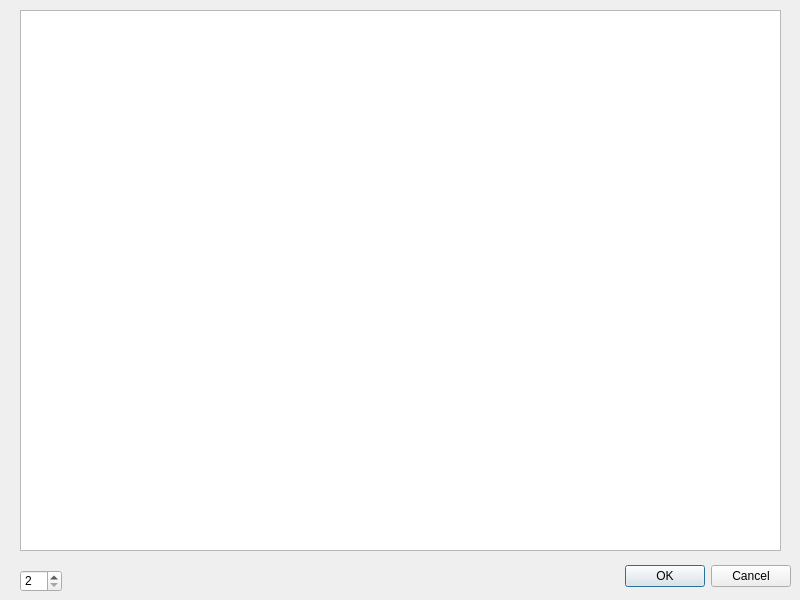
<?xml version="1.0" encoding="UTF-8"?>
<ui version="4.0">
 <class>s21::Dialog</class>
 <widget class="QDialog" name="s21::Dialog">
  <property name="geometry">
   <rect>
    <x>0</x>
    <y>0</y>
    <width>800</width>
    <height>600</height>
   </rect>
  </property>
  <property name="windowTitle">
   <string>Dialog</string>
  </property>
  <widget class="QDialogButtonBox" name="buttonBox">
   <property name="geometry">
    <rect>
     <x>450</x>
     <y>560</y>
     <width>341</width>
     <height>32</height>
    </rect>
   </property>
   <property name="orientation">
    <enum>Qt::Horizontal</enum>
   </property>
   <property name="standardButtons">
    <set>QDialogButtonBox::Cancel|QDialogButtonBox::Ok</set>
   </property>
  </widget>
  <widget class="QTableWidget" name="matrixWidget">
   <property name="geometry">
    <rect>
     <x>20</x>
     <y>10</y>
     <width>761</width>
     <height>541</height>
    </rect>
   </property>
   <property name="rowCount">
    <number>0</number>
   </property>
   <property name="columnCount">
    <number>0</number>
   </property>
   <attribute name="horizontalHeaderVisible">
    <bool>false</bool>
   </attribute>
   <attribute name="horizontalHeaderMinimumSectionSize">
    <number>0</number>
   </attribute>
   <attribute name="horizontalHeaderDefaultSectionSize">
    <number>0</number>
   </attribute>
   <attribute name="verticalHeaderVisible">
    <bool>false</bool>
   </attribute>
   <attribute name="verticalHeaderMinimumSectionSize">
    <number>0</number>
   </attribute>
   <attribute name="verticalHeaderDefaultSectionSize">
    <number>0</number>
   </attribute>
  </widget>
  <widget class="QSpinBox" name="matrix_spinBox">
   <property name="geometry">
    <rect>
     <x>20</x>
     <y>570</y>
     <width>42</width>
     <height>22</height>
    </rect>
   </property>
   <property name="minimum">
    <number>2</number>
   </property>
   <property name="maximum">
    <number>16</number>
   </property>
  </widget>
 </widget>
 <resources/>
 <connections>
  <connection>
   <sender>buttonBox</sender>
   <signal>accepted()</signal>
   <receiver>s21::Dialog</receiver>
   <slot>accept()</slot>
   <hints>
    <hint type="sourcelabel">
     <x>248</x>
     <y>254</y>
    </hint>
    <hint type="destinationlabel">
     <x>157</x>
     <y>274</y>
    </hint>
   </hints>
  </connection>
  <connection>
   <sender>buttonBox</sender>
   <signal>rejected()</signal>
   <receiver>s21::Dialog</receiver>
   <slot>reject()</slot>
   <hints>
    <hint type="sourcelabel">
     <x>316</x>
     <y>260</y>
    </hint>
    <hint type="destinationlabel">
     <x>286</x>
     <y>274</y>
    </hint>
   </hints>
  </connection>
 </connections>
</ui>
